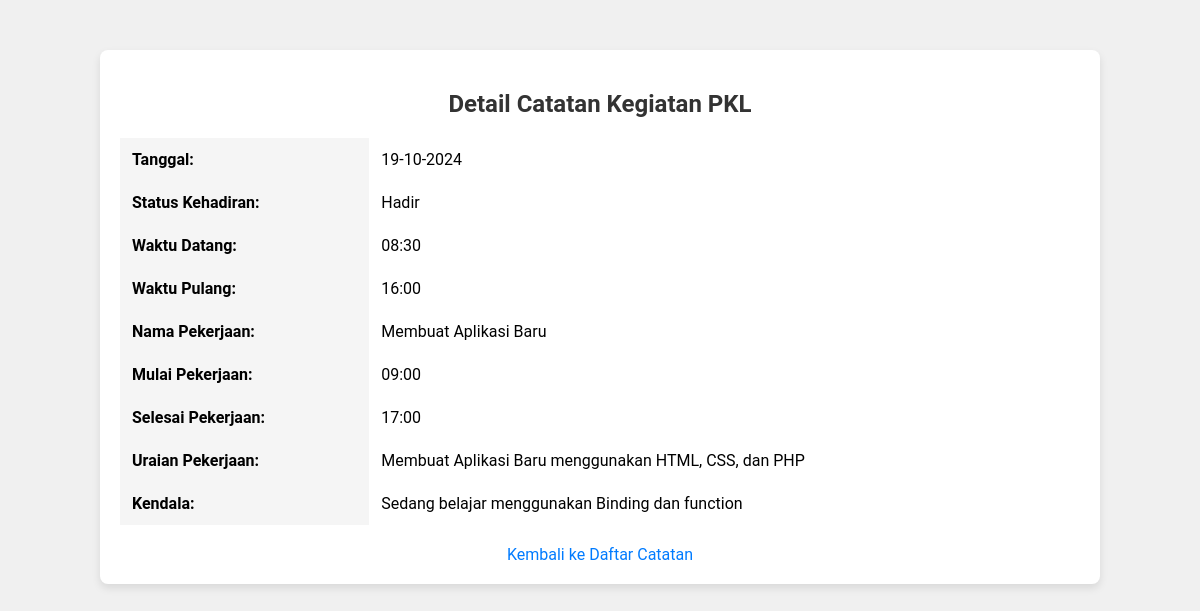
The page /detail_catatan.php?id=4 on the database its author committed.
### tables this page shows
CREATE TABLE jadwal_pkl (
    id INTEGER PRIMARY KEY AUTOINCREMENT,
    tanggal TEXT NOT NULL,
    status_kehadiran TEXT NOT NULL,
    waktu_datang TEXT NOT NULL,
    waktu_pulang TEXT NOT NULL,
    nama_pekerjaan TEXT NOT NULL,
    mulai_pekerjaan TEXT NOT NULL,
    selesai_pekerjaan TEXT NOT NULL,
    uraian_pekerjaan TEXT NOT NULL,
    kendala TEXT NOT NULL
    );

### functions.php (called while the page is built, shortened)
<?php
function ambil_catatan_by_id($id)
{
    $db = connect_db();
    $query = "SELECT * FROM " . TABLE_NAME . " WHERE id = :id";
    $stmt = $db->prepare($query);
    $stmt->bindValue(':id', $id, SQLITE3_INTEGER);
    $result = $stmt->execute();
    return $result ? $result->fetchArray(SQLITE3_ASSOC) : false;
}

### detail_catatan.php (the view, shortened to what this page needs)
<?php
require_once 'functions.php';
$id = $_GET['id'];
$catatan = ambil_catatan_by_id($id);
?>
<!DOCTYPE html>
<html lang="en">
<head>
    <link rel="stylesheet" href="css/detail.css">
</head>
<body>
    <div class="container">
        <h2>Detail Catatan Kegiatan PKL</h2>
        <table>
            <tr>
                <th>Tanggal:</th>
                <td><?php echo date('d-m-Y', strtotime($catatan['tanggal'])); ?></td>
            </tr>
            <tr>
                <th>Status Kehadiran:</th>
                <td><?php echo $catatan['status_kehadiran']; ?></td>
            </tr>
            <tr>
                <th>Waktu Datang:</th>
                <td><?php echo $catatan['waktu_datang']; ?></td>
            </tr>
            <tr>
                <th>Waktu Pulang:</th>
                <td><?php echo $catatan['waktu_pulang']; ?></td>
            </tr>
            <tr>
                <th>Nama Pekerjaan:</th>
                <td><?php echo $catatan['nama_pekerjaan']; ?></td>
            </tr>
            <tr>
                <th>Mulai Pekerjaan:</th>
                <td><?php echo $catatan['mulai_pekerjaan']; ?></td>
            </tr>
            <tr>
                <th>Selesai Pekerjaan:</th>
                <td><?php echo $catatan['selesai_pekerjaan']; ?></td>
            </tr>
            <tr>
                <th>Uraian Pekerjaan:</th>
                <td><?php echo $catatan['uraian_pekerjaan']; ?></td>
            </tr>
            <tr>
                <th>Kendala:</th>
                <td><?php echo $catatan['kendala']; ?></td>
            </tr>
        </table>
        <div class="back-link">
            <a href="index.php">Kembali ke Daftar Catatan</a>
        </div>
    </div>
</body>
</html>

### css/detail.css (style rules this page uses)
body { font-family: 'Roboto', sans-serif; background-color: #f0f0f0; margin: 0; padding: 0; }
.container { width: 80%; margin: 50px auto; background-color: #fff; border-radius: 8px; padding: 20px; box-shadow: 0 4px 8px rgba(0, 0, 0, 0.1); }
h2 { text-align: center; color: #333; margin-bottom: 20px; }
table { width: 100%; border-collapse: collapse; }
th, td { padding: 12px; text-align: left; }
th { background-color: #f5f5f5; }
.back-link { display: block; margin-top: 20px; text-align: center; }
.back-link a { text-decoration: none; color: #007bff; }

### rows shown on the page
jadwal_pkl: tanggal "19-10-2024", status_kehadiran "Hadir", waktu_datang "08:30", waktu_pulang "16:00", nama_pekerjaan "Membuat Aplikasi Baru", mulai_pekerjaan "09:00", selesai_pekerjaan "17:00", uraian_pekerjaan "Membuat Aplikasi Baru menggunakan HTML, CSS, dan PHP", kendala "Sedang belajar menggunakan Binding dan function"
